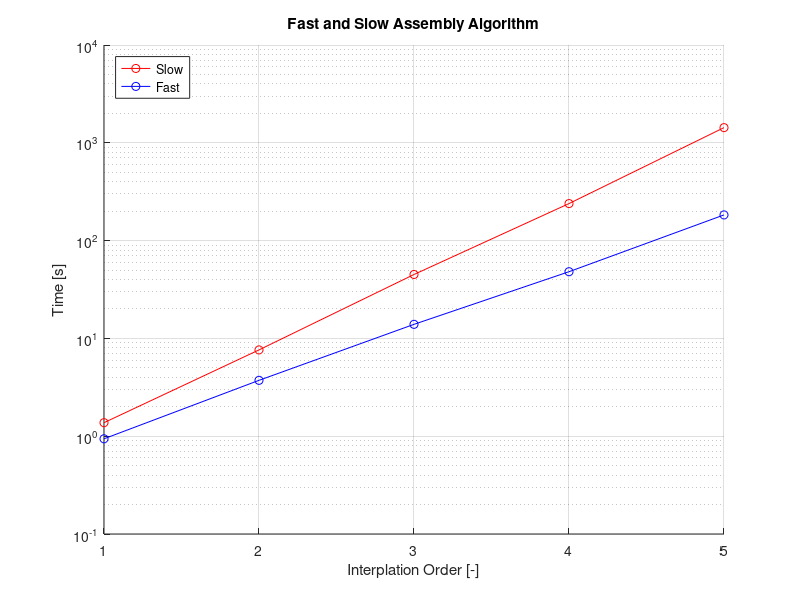
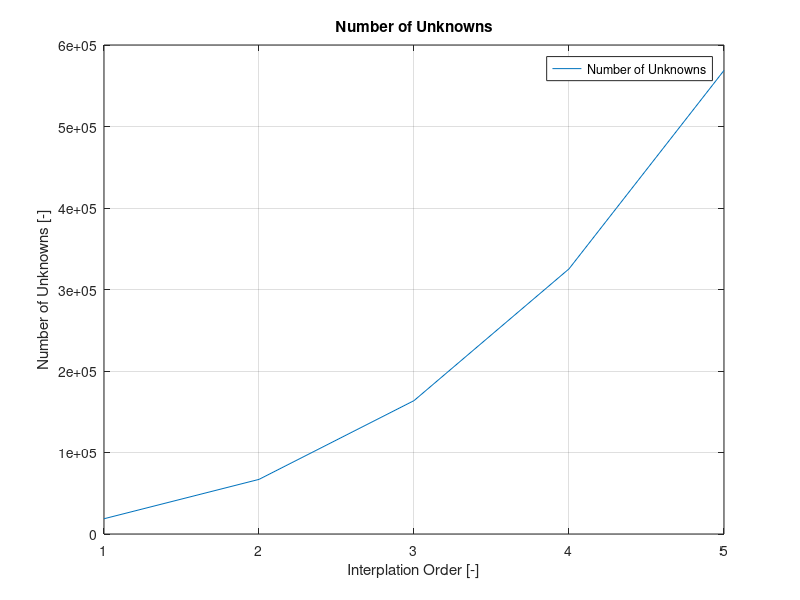

These charts were generated, in order, by the following MATLAB code:
%% Clear
close all;
clear all;

%% Get Data
data = dlmread("timing_3dCurved.csv", ";");

order    = data(2:end, 1);
unknowns = data(2:end, 2);
slow     = data(2:end, 3);
fast     = data(2:end, 4);

%% Time
figure;
hold on;
semilogy(order, slow, '-or');%, 0.125);
semilogy(order, fast, '-ob');%, 0.125);
hold off;

title("Fast and Slow Assembly Algorithm");
xlabel("Interplation Order [-]");
ylabel("Time [s]");

legend([{"Slow"},
        {"Fast"}], 'location', 'northwest');
grid;

%print 'time.svg'

%% Unknowns
figure;
plot(order, unknowns);
title("Number of Unknowns");
xlabel("Interplation Order [-]");
ylabel("Number of Unknowns [-]");

legend([{"Number of Unknowns"}]);
grid;
